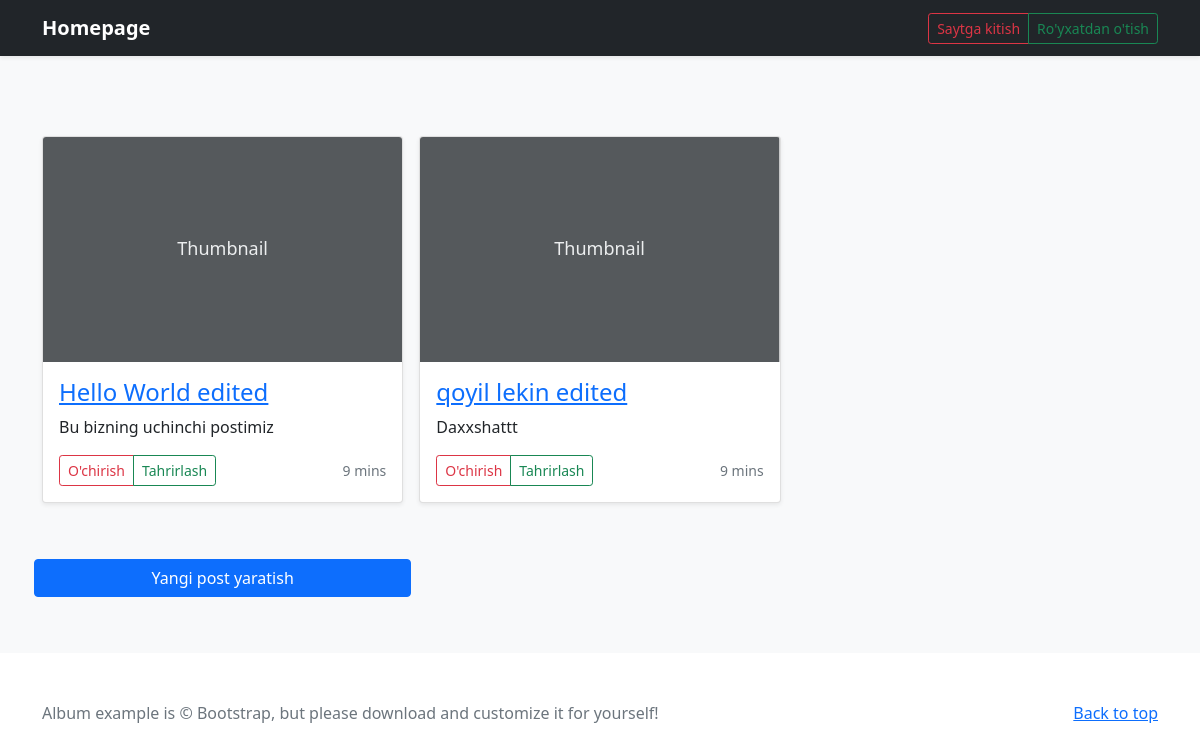
The page / on the database its author committed.
### blog/models.py (models this page shows, shortened)
class Post(models.Model):
    title = models.CharField(max_length=150)
    author = models.ForeignKey(
        'auth.User',
        on_delete = models.CASCADE
    )
    slug = models.SlugField(max_length=50)
    summary = models.CharField(max_length=300)
    body = models.TextField()

### blog/views.py (the view)
# urls.py: path('', BlogPostView.as_view(), name='homepage'),
class BlogPostView(ListView):
    model = Post
    template_name = 'home.html'

### templates/home.html
{% extends 'base.html' %}
{% block content %}
    {% for post in object_list %}
    <div class="col">
          <div class="card shadow-sm">
                <svg class="bd-placeholder-img card-img-top" width="100%" height="225" xmlns="http://www.w3.org/2000/svg" role="img" aria-label="Placeholder: Thumbnail" preserveAspectRatio="xMidYMid slice" focusable="false"><title>Placeholder</title><rect width="100%" height="100%" fill="#55595c"/><text x="50%" y="50%" fill="#eceeef" dy=".3em">Thumbnail</text></svg>
                <div class="card-body">
                    <h4><a href="{% url 'post_detail' pk=post.id %}">{{ post.title }}</a></h4>
                    <p>{{ post.summary }}</p>
                    <div class="d-flex justify-content-between align-items-center">
                        <div class="btn-group">
                            <a href="{% url 'post_delete' pk=post.id %}" type="button" class="btn btn-sm btn-outline-danger">O'chirish</a>
                            <a href="{% url 'post_edit' pk=post.id %}" type="button" class="btn btn-sm btn-outline-success">Tahrirlash</a>
                        </div>
                        <small class="text-muted">9 mins</small>
                    </div>
                </div>
          </div>
    </div>
    {% endfor %}
{% endblock content %}

### templates/base.html (style rules this page uses)
.bd-placeholder-img { font-size: 1.125rem; text-anchor: middle; -webkit-user-select: none; -moz-user-select: none; user-select: none; }

### rows shown on the page
Post: title "Hello World edited", summary "Bu bizning uchinchi postimiz"
Post: title "qoyil lekin edited", summary "Daxxshattt"
